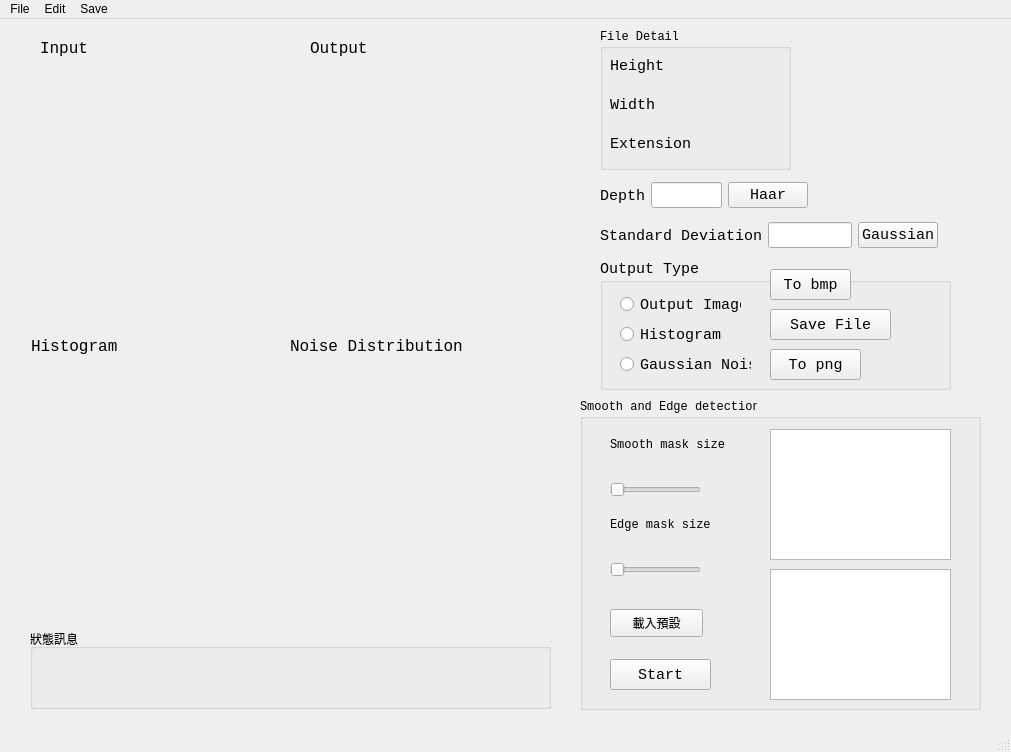
<?xml version="1.0" encoding="UTF-8"?>
<ui version="4.0">
 <class>MainWindow</class>
 <widget class="QMainWindow" name="MainWindow">
  <property name="geometry">
   <rect>
    <x>0</x>
    <y>0</y>
    <width>1011</width>
    <height>752</height>
   </rect>
  </property>
  <property name="windowTitle">
   <string>MainWindow</string>
  </property>
  <widget class="QWidget" name="centralwidget">
   <widget class="QGroupBox" name="groupBox">
    <property name="geometry">
     <rect>
      <x>600</x>
      <y>240</y>
      <width>351</width>
      <height>131</height>
     </rect>
    </property>
    <property name="font">
     <font>
      <family>Consolas</family>
      <pointsize>11</pointsize>
     </font>
    </property>
    <property name="title">
     <string>Output Type</string>
    </property>
    <widget class="QRadioButton" name="radioButton">
     <property name="geometry">
      <rect>
       <x>20</x>
       <y>30</y>
       <width>121</width>
       <height>31</height>
      </rect>
     </property>
     <property name="font">
      <font>
       <family>Consolas</family>
       <pointsize>11</pointsize>
      </font>
     </property>
     <property name="text">
      <string>Output Image</string>
     </property>
    </widget>
    <widget class="QRadioButton" name="radioButton_2">
     <property name="geometry">
      <rect>
       <x>20</x>
       <y>60</y>
       <width>111</width>
       <height>31</height>
      </rect>
     </property>
     <property name="font">
      <font>
       <family>Consolas</family>
       <pointsize>11</pointsize>
      </font>
     </property>
     <property name="text">
      <string>Histogram</string>
     </property>
    </widget>
    <widget class="QRadioButton" name="radioButton_3">
     <property name="geometry">
      <rect>
       <x>20</x>
       <y>90</y>
       <width>131</width>
       <height>31</height>
      </rect>
     </property>
     <property name="font">
      <font>
       <family>Consolas</family>
       <pointsize>11</pointsize>
      </font>
     </property>
     <property name="text">
      <string>Gaussian Noise</string>
     </property>
    </widget>
    <widget class="QPushButton" name="btn2Png">
     <property name="geometry">
      <rect>
       <x>170</x>
       <y>90</y>
       <width>91</width>
       <height>31</height>
      </rect>
     </property>
     <property name="font">
      <font>
       <family>Consolas</family>
       <pointsize>11</pointsize>
      </font>
     </property>
     <property name="text">
      <string>To png</string>
     </property>
    </widget>
    <widget class="QPushButton" name="btnSave">
     <property name="geometry">
      <rect>
       <x>170</x>
       <y>50</y>
       <width>121</width>
       <height>31</height>
      </rect>
     </property>
     <property name="font">
      <font>
       <family>Consolas</family>
       <pointsize>11</pointsize>
      </font>
     </property>
     <property name="text">
      <string>Save File</string>
     </property>
    </widget>
    <widget class="QPushButton" name="btn2Bmp">
     <property name="geometry">
      <rect>
       <x>170</x>
       <y>10</y>
       <width>81</width>
       <height>31</height>
      </rect>
     </property>
     <property name="font">
      <font>
       <family>Consolas</family>
       <pointsize>11</pointsize>
      </font>
     </property>
     <property name="text">
      <string>To bmp</string>
     </property>
    </widget>
   </widget>
   <widget class="QGroupBox" name="groupBox_2">
    <property name="geometry">
     <rect>
      <x>600</x>
      <y>10</y>
      <width>191</width>
      <height>141</height>
     </rect>
    </property>
    <property name="font">
     <font>
      <family>Consolas</family>
     </font>
    </property>
    <property name="title">
     <string>File Detail</string>
    </property>
    <widget class="QWidget" name="layoutWidget">
     <property name="geometry">
      <rect>
       <x>10</x>
       <y>20</y>
       <width>161</width>
       <height>111</height>
      </rect>
     </property>
     <property name="font">
      <font>
       <family>Consolas</family>
      </font>
     </property>
     <layout class="QVBoxLayout" name="verticalLayout_5">
      <item>
       <layout class="QHBoxLayout" name="horizontalLayout_3">
        <item>
         <widget class="QLabel" name="label_3">
          <property name="font">
           <font>
            <family>Consolas</family>
            <pointsize>11</pointsize>
           </font>
          </property>
          <property name="text">
           <string>Height</string>
          </property>
         </widget>
        </item>
        <item>
         <widget class="QLabel" name="label_height">
          <property name="font">
           <font>
            <family>Consolas</family>
            <pointsize>11</pointsize>
           </font>
          </property>
          <property name="text">
           <string/>
          </property>
         </widget>
        </item>
       </layout>
      </item>
      <item>
       <layout class="QHBoxLayout" name="horizontalLayout_4">
        <item>
         <widget class="QLabel" name="label_4">
          <property name="font">
           <font>
            <family>Consolas</family>
            <pointsize>11</pointsize>
           </font>
          </property>
          <property name="text">
           <string>Width</string>
          </property>
         </widget>
        </item>
        <item>
         <widget class="QLabel" name="label_width">
          <property name="font">
           <font>
            <family>Consolas</family>
            <pointsize>11</pointsize>
           </font>
          </property>
          <property name="text">
           <string/>
          </property>
         </widget>
        </item>
       </layout>
      </item>
      <item>
       <layout class="QHBoxLayout" name="horizontalLayout_5">
        <item>
         <widget class="QLabel" name="label_5">
          <property name="font">
           <font>
            <family>Consolas</family>
            <pointsize>11</pointsize>
           </font>
          </property>
          <property name="text">
           <string>Extension</string>
          </property>
         </widget>
        </item>
        <item>
         <widget class="QLabel" name="label_ext">
          <property name="font">
           <font>
            <family>Consolas</family>
            <pointsize>11</pointsize>
           </font>
          </property>
          <property name="text">
           <string/>
          </property>
         </widget>
        </item>
       </layout>
      </item>
     </layout>
    </widget>
   </widget>
   <widget class="QLabel" name="label_2">
    <property name="geometry">
     <rect>
      <x>310</x>
      <y>20</y>
      <width>107</width>
      <height>19</height>
     </rect>
    </property>
    <property name="font">
     <font>
      <family>Consolas</family>
      <pointsize>12</pointsize>
     </font>
    </property>
    <property name="text">
     <string>Output</string>
    </property>
   </widget>
   <widget class="QLabel" name="label_7">
    <property name="geometry">
     <rect>
      <x>40</x>
      <y>20</y>
      <width>107</width>
      <height>19</height>
     </rect>
    </property>
    <property name="font">
     <font>
      <family>Consolas</family>
      <pointsize>12</pointsize>
     </font>
    </property>
    <property name="text">
     <string>Input</string>
    </property>
   </widget>
   <widget class="QWidget" name="layoutWidget">
    <property name="geometry">
     <rect>
      <x>600</x>
      <y>160</y>
      <width>208</width>
      <height>33</height>
     </rect>
    </property>
    <property name="font">
     <font>
      <family>Consolas</family>
     </font>
    </property>
    <layout class="QHBoxLayout" name="horizontalLayout_6">
     <item>
      <widget class="QLabel" name="label_SD_2">
       <property name="font">
        <font>
         <family>Consolas</family>
         <pointsize>11</pointsize>
        </font>
       </property>
       <property name="text">
        <string>Depth</string>
       </property>
      </widget>
     </item>
     <item>
      <widget class="QLineEdit" name="input_depth">
       <property name="font">
        <font>
         <family>Consolas</family>
         <pointsize>11</pointsize>
        </font>
       </property>
      </widget>
     </item>
     <item>
      <widget class="QPushButton" name="btn2Haar">
       <property name="font">
        <font>
         <family>Consolas</family>
         <pointsize>11</pointsize>
        </font>
       </property>
       <property name="text">
        <string>Haar</string>
       </property>
      </widget>
     </item>
    </layout>
   </widget>
   <widget class="QWidget" name="layoutWidget">
    <property name="geometry">
     <rect>
      <x>600</x>
      <y>200</y>
      <width>338</width>
      <height>33</height>
     </rect>
    </property>
    <property name="font">
     <font>
      <family>Consolas</family>
     </font>
    </property>
    <layout class="QHBoxLayout" name="horizontalLayout_7">
     <item>
      <widget class="QLabel" name="label_SD">
       <property name="font">
        <font>
         <family>Consolas</family>
         <pointsize>11</pointsize>
        </font>
       </property>
       <property name="text">
        <string>Standard Deviation</string>
       </property>
      </widget>
     </item>
     <item>
      <widget class="QLineEdit" name="input_SD">
       <property name="font">
        <font>
         <family>Consolas</family>
         <pointsize>11</pointsize>
        </font>
       </property>
      </widget>
     </item>
     <item>
      <widget class="QPushButton" name="btn2Gassian">
       <property name="font">
        <font>
         <family>Consolas</family>
         <pointsize>11</pointsize>
        </font>
       </property>
       <property name="text">
        <string>Gaussian</string>
       </property>
      </widget>
     </item>
    </layout>
   </widget>
   <widget class="QWidget" name="layoutWidget">
    <property name="geometry">
     <rect>
      <x>31</x>
      <y>304</y>
      <width>511</width>
      <height>47</height>
     </rect>
    </property>
    <property name="font">
     <font>
      <family>Consolas</family>
     </font>
    </property>
    <layout class="QHBoxLayout" name="horizontalLayout_2">
     <item>
      <layout class="QVBoxLayout" name="verticalLayout_3">
       <item>
        <widget class="QLabel" name="label_6">
         <property name="font">
          <font>
           <family>Consolas</family>
           <pointsize>12</pointsize>
          </font>
         </property>
         <property name="text">
          <string>Histogram</string>
         </property>
        </widget>
       </item>
      </layout>
     </item>
     <item>
      <layout class="QVBoxLayout" name="verticalLayout_4">
       <item>
        <widget class="QLabel" name="label_change_hist">
         <property name="font">
          <font>
           <family>Consolas</family>
           <pointsize>12</pointsize>
          </font>
         </property>
         <property name="text">
          <string>Noise Distribution</string>
         </property>
        </widget>
       </item>
      </layout>
     </item>
    </layout>
   </widget>
   <widget class="QWidget" name="layoutWidget">
    <property name="geometry">
     <rect>
      <x>30</x>
      <y>60</y>
      <width>511</width>
      <height>221</height>
     </rect>
    </property>
    <property name="font">
     <font>
      <family>Consolas</family>
     </font>
    </property>
    <layout class="QHBoxLayout" name="horizontalLayout">
     <item>
      <widget class="QLabel" name="label_input">
       <property name="font">
        <font>
         <family>Consolas</family>
        </font>
       </property>
       <property name="text">
        <string/>
       </property>
      </widget>
     </item>
     <item>
      <widget class="QLabel" name="label_output">
       <property name="font">
        <font>
         <family>Consolas</family>
        </font>
       </property>
       <property name="text">
        <string/>
       </property>
      </widget>
     </item>
    </layout>
   </widget>
   <widget class="QWidget" name="layoutWidget">
    <property name="geometry">
     <rect>
      <x>30</x>
      <y>350</y>
      <width>511</width>
      <height>251</height>
     </rect>
    </property>
    <property name="font">
     <font>
      <family>Consolas</family>
     </font>
    </property>
    <layout class="QHBoxLayout" name="horizontalLayout_8">
     <item>
      <widget class="QLabel" name="label_histogram">
       <property name="font">
        <font>
         <family>Consolas</family>
        </font>
       </property>
       <property name="text">
        <string/>
       </property>
      </widget>
     </item>
     <item>
      <widget class="QLabel" name="label_noise_dis">
       <property name="font">
        <font>
         <family>Consolas</family>
        </font>
       </property>
       <property name="text">
        <string/>
       </property>
      </widget>
     </item>
    </layout>
   </widget>
   <widget class="QGroupBox" name="groupBox_3">
    <property name="geometry">
     <rect>
      <x>580</x>
      <y>380</y>
      <width>401</width>
      <height>311</height>
     </rect>
    </property>
    <property name="font">
     <font>
      <family>Consolas</family>
     </font>
    </property>
    <property name="title">
     <string>Smooth and Edge detection</string>
    </property>
    <widget class="QTableWidget" name="tableWidget_2">
     <property name="geometry">
      <rect>
       <x>190</x>
       <y>170</y>
       <width>181</width>
       <height>131</height>
      </rect>
     </property>
     <property name="font">
      <font>
       <family>Consolas</family>
      </font>
     </property>
    </widget>
    <widget class="QLabel" name="label">
     <property name="geometry">
      <rect>
       <x>30</x>
       <y>30</y>
       <width>151</width>
       <height>31</height>
      </rect>
     </property>
     <property name="font">
      <font>
       <family>Consolas</family>
      </font>
     </property>
     <property name="text">
      <string>Smooth mask size</string>
     </property>
    </widget>
    <widget class="QSlider" name="slider_mask">
     <property name="geometry">
      <rect>
       <x>30</x>
       <y>80</y>
       <width>91</width>
       <height>22</height>
      </rect>
     </property>
     <property name="font">
      <font>
       <family>Consolas</family>
      </font>
     </property>
     <property name="orientation">
      <enum>Qt::Horizontal</enum>
     </property>
    </widget>
    <widget class="QLabel" name="label_8">
     <property name="geometry">
      <rect>
       <x>30</x>
       <y>110</y>
       <width>121</width>
       <height>31</height>
      </rect>
     </property>
     <property name="font">
      <font>
       <family>Consolas</family>
      </font>
     </property>
     <property name="text">
      <string>Edge mask size</string>
     </property>
    </widget>
    <widget class="QPushButton" name="btn_mask">
     <property name="geometry">
      <rect>
       <x>30</x>
       <y>260</y>
       <width>101</width>
       <height>31</height>
      </rect>
     </property>
     <property name="font">
      <font>
       <family>Consolas</family>
       <pointsize>11</pointsize>
      </font>
     </property>
     <property name="text">
      <string>Start</string>
     </property>
    </widget>
    <widget class="QTableWidget" name="tableWidget">
     <property name="geometry">
      <rect>
       <x>190</x>
       <y>30</y>
       <width>181</width>
       <height>131</height>
      </rect>
     </property>
     <property name="font">
      <font>
       <family>Consolas</family>
      </font>
     </property>
    </widget>
    <widget class="QSlider" name="slider_mask_2">
     <property name="geometry">
      <rect>
       <x>30</x>
       <y>160</y>
       <width>91</width>
       <height>22</height>
      </rect>
     </property>
     <property name="font">
      <font>
       <family>Consolas</family>
      </font>
     </property>
     <property name="orientation">
      <enum>Qt::Horizontal</enum>
     </property>
    </widget>
    <widget class="QPushButton" name="pushButton_preset">
     <property name="geometry">
      <rect>
       <x>30</x>
       <y>210</y>
       <width>93</width>
       <height>28</height>
      </rect>
     </property>
     <property name="text">
      <string>載入預設</string>
     </property>
    </widget>
   </widget>
   <widget class="QGroupBox" name="groupBox_4">
    <property name="geometry">
     <rect>
      <x>30</x>
      <y>610</y>
      <width>521</width>
      <height>80</height>
     </rect>
    </property>
    <property name="title">
     <string>狀態訊息</string>
    </property>
    <widget class="QLabel" name="label_message">
     <property name="geometry">
      <rect>
       <x>0</x>
       <y>30</y>
       <width>501</width>
       <height>41</height>
      </rect>
     </property>
     <property name="font">
      <font>
       <family>Consolas</family>
       <pointsize>11</pointsize>
      </font>
     </property>
     <property name="text">
      <string/>
     </property>
    </widget>
   </widget>
  </widget>
  <widget class="QMenuBar" name="menubar">
   <property name="geometry">
    <rect>
     <x>0</x>
     <y>0</y>
     <width>1011</width>
     <height>25</height>
    </rect>
   </property>
   <widget class="QMenu" name="menuFile">
    <property name="title">
     <string>File</string>
    </property>
    <addaction name="actionChoose_File"/>
    <addaction name="separator"/>
    <addaction name="actionExit"/>
    <addaction name="actiondirectly_save_output_image"/>
   </widget>
   <widget class="QMenu" name="menuEdit">
    <property name="title">
     <string>Edit</string>
    </property>
    <addaction name="actionclear_result"/>
    <addaction name="separator"/>
    <addaction name="actionhistogram_equalization"/>
    <addaction name="actionGaussian_Noise"/>
   </widget>
   <widget class="QMenu" name="menuSave">
    <property name="title">
     <string>Save</string>
    </property>
    <addaction name="actionoutput_image"/>
    <addaction name="actionhistogram"/>
    <addaction name="actionGaussian_Noise_2"/>
   </widget>
   <addaction name="menuFile"/>
   <addaction name="menuEdit"/>
   <addaction name="menuSave"/>
  </widget>
  <widget class="QStatusBar" name="statusbar"/>
  <action name="actionExit">
   <property name="icon">
    <iconset>
     <normaloff>:/newPrefix/outline_logout_black_24dp.png</normaloff>:/newPrefix/outline_logout_black_24dp.png</iconset>
   </property>
   <property name="text">
    <string>Exit</string>
   </property>
   <property name="toolTip">
    <string>Exit this application</string>
   </property>
  </action>
  <action name="actionOpenFile">
   <property name="icon">
    <iconset>
     <normaloff>:/newPrefix/outline_file_open_black_24dp.png</normaloff>:/newPrefix/outline_file_open_black_24dp.png</iconset>
   </property>
   <property name="text">
    <string>OpenFile</string>
   </property>
   <property name="toolTip">
    <string>Open to choose file</string>
   </property>
   <property name="shortcut">
    <string>Ctrl+O</string>
   </property>
  </action>
  <action name="actionSaveFile">
   <property name="icon">
    <iconset>
     <normalon>:/newPrefix/outline_save_black_24dp.png</normalon>
    </iconset>
   </property>
   <property name="text">
    <string>SaveFile</string>
   </property>
   <property name="shortcut">
    <string>Ctrl+S</string>
   </property>
  </action>
  <action name="actionclear_result">
   <property name="text">
    <string>clear result</string>
   </property>
   <property name="font">
    <font>
     <family>Arial</family>
     <pointsize>11</pointsize>
    </font>
   </property>
  </action>
  <action name="actionhistogram_equalization">
   <property name="text">
    <string>histogram equalization</string>
   </property>
   <property name="font">
    <font>
     <family>Arial</family>
     <pointsize>11</pointsize>
    </font>
   </property>
  </action>
  <action name="actionChoose_File">
   <property name="text">
    <string>Choose File</string>
   </property>
  </action>
  <action name="actionGaussian_Noise">
   <property name="text">
    <string>Gaussian Noise</string>
   </property>
   <property name="font">
    <font>
     <family>Arial</family>
    </font>
   </property>
  </action>
  <action name="actionoutput_image">
   <property name="text">
    <string>output image</string>
   </property>
  </action>
  <action name="actionhistogram">
   <property name="text">
    <string>histogram</string>
   </property>
  </action>
  <action name="actionGaussian_Noise_2">
   <property name="text">
    <string>Gaussian Noise</string>
   </property>
  </action>
  <action name="actiondirectly_save_output_image">
   <property name="text">
    <string>Save image</string>
   </property>
  </action>
 </widget>
 <resources/>
 <connections/>
</ui>
